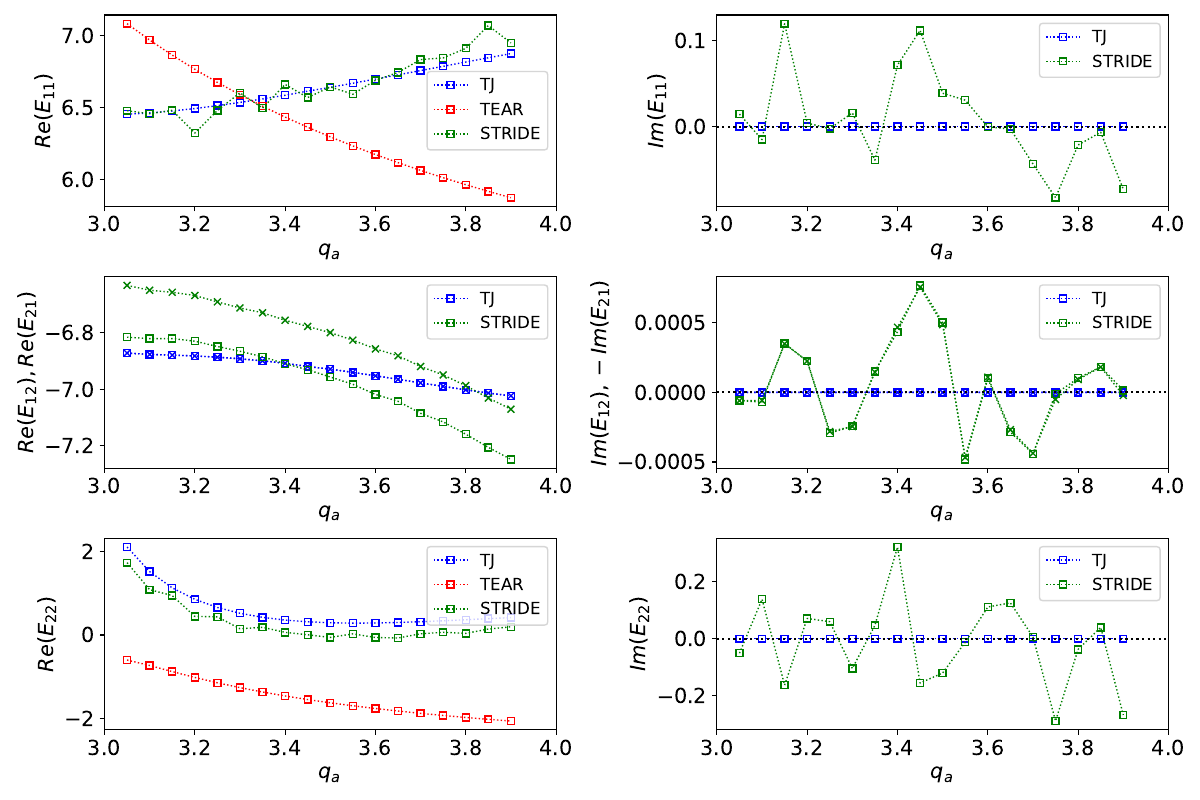

Source code (Python):
import math
import numpy as np
import matplotlib.pyplot as plt

infile = open("Test4.out", "r")

qa = []
qc = []
pc = []
mu = []
ep = []

m1 = []
p1 = []
r1 = []
d1 = []

m2 = []
p2 = []
r2 = []
d2 = []

e11r = []
e11i = []
E11r = []
E11i = []

e12r = []
e12i = []
E12r = []
E12i = []

e21r = []
e21i = []
E21r = []
E21i = []

e22r = []
e22i = []
E22r = []
E22i = []

for line in infile: 

    numbers = line.split()

    c1 = float(numbers[0])
    c2 = float(numbers[1])
    c3 = float(numbers[2])
    c4 = float(numbers[3])
    c5 = float(numbers[4])

    qc.append(c1)
    qa.append(c2)
    pc.append(c3)
    mu.append(c4)
    ep.append(c5)

    c6 = int  (numbers[5])
    c7 = float(numbers[6])
    c8 = float(numbers[7])
    c9 = float(numbers[8])

    m1.append(c6)
    p1.append(c7)
    r1.append(c8)
    d1.append(c9)

    c10 = int  (numbers[9])
    c11 = float(numbers[10])
    c12 = float(numbers[11])
    c13 = float(numbers[12])

    m2.append(c10)
    p2.append(c11)
    r2.append(c12)
    d2.append(c13)

    c15 = float(numbers[14])
    c16 = float(numbers[15])
    c17 = float(numbers[16])
    c18 = float(numbers[17])

    e11r.append(c15)
    e11i.append(c16)
    E11r.append(c17)
    E11i.append(c18)

    c20 = float(numbers[19])
    c21 = float(numbers[20])
    c22 = float(numbers[21])
    c23 = float(numbers[22])

    e12r.append(c20)
    e12i.append(c21)
    E12r.append(c22)
    E12i.append(c23)

    c25 = float(numbers[24])
    c26 = float(numbers[25])
    c27 = float(numbers[26])
    c28 = float(numbers[27])

    e21r.append(c25)
    e21i.append(-c26)
    E21r.append(c27)
    E21i.append(-c28)

    c30 = float(numbers[29])
    c31 = float(numbers[30])
    c32 = float(numbers[31])
    c33 = float(numbers[32])

    e22r.append(c30)
    e22i.append(c31)
    E22r.append(c32)
    E22i.append(c33)

fig = plt.figure (figsize = (12.0, 8.0))
fig.canvas.manager.set_window_title (r'Circular: Zero pressure: q_0=1.1: epsilon_a=0.2')
plt.rc ('xtick', labelsize = 15) 
plt.rc ('ytick', labelsize = 15) 

plt.subplot (3, 2, 1)

plt.xlim (3., 4.)

plt.plot (qa, e11r, color = 'blue',  linewidth = 1, linestyle = 'dotted', marker = 's', fillstyle = 'none', markersize = 5, label = 'TJ')
plt.plot (qa, d1,   color = 'red',   linewidth = 1, linestyle = 'dotted', marker = 's', fillstyle = 'none', markersize = 5, label = 'TEAR')
plt.plot (qa, E11r, color = 'green', linewidth = 1, linestyle = 'dotted', marker = 's', fillstyle = 'none', markersize = 5, label = 'STRIDE')

plt.xlabel (r'$q_a$',        fontsize = "15")
plt.ylabel (r"$Re(E_{11})$", fontsize = "15")
plt.legend (fontsize = "12")

plt.subplot (3, 2, 2)

plt.xlim (3., 4.)

plt.plot (qa, e11i, color = 'blue',  linewidth = 1, linestyle = 'dotted', marker = 's', fillstyle = 'none', markersize = 5, label = 'TJ')
plt.plot (qa, E11i, color = 'green', linewidth = 1, linestyle = 'dotted', marker = 's', fillstyle = 'none', markersize = 5, label = 'STRIDE')

plt.axhline (0., color = 'black', linewidth = 1.5, linestyle = 'dotted')

plt.xlabel (r'$q_a$',        fontsize = "15")
plt.ylabel (r"$Im(E_{11})$", fontsize = "15")
plt.legend (fontsize = "12")

plt.subplot (3, 2, 3)

plt.xlim (3., 4.)

plt.plot (qa, e12r, color = 'blue',  linewidth = 1, linestyle = 'dotted', marker = 's', fillstyle = 'none', markersize = 5, label = 'TJ')
plt.plot (qa, e21r, color = 'blue',  linewidth = 1, linestyle = 'dotted', marker = 'x', fillstyle = 'none', markersize = 5)
plt.plot (qa, E12r, color = 'green', linewidth = 1, linestyle = 'dotted', marker = 's', fillstyle = 'none', markersize = 5, label = 'STRIDE')
plt.plot (qa, E21r, color = 'green', linewidth = 1, linestyle = 'dotted', marker = 'x', fillstyle = 'none', markersize = 5)

plt.xlabel (r'$q_a$',                    fontsize = "15")
plt.ylabel (r"$Re(E_{12}), Re(E_{21})$", fontsize = "15")
plt.legend (fontsize = "12")

plt.subplot (3, 2, 4)

plt.xlim (3., 4.)
plt.plot (qa, e12i, color = 'blue',  linewidth = 1, linestyle = 'dotted', marker = 's', fillstyle = 'none', markersize = 5, label = 'TJ')
plt.plot (qa, e21i, color = 'blue',  linewidth = 1, linestyle = 'dotted', marker = 'x', fillstyle = 'none', markersize = 5)
plt.plot (qa, E12i, color = 'green', linewidth = 1, linestyle = 'dotted', marker = 's', fillstyle = 'none', markersize = 5, label = 'STRIDE')
plt.plot (qa, E21i, color = 'green', linewidth = 1, linestyle = 'dotted', marker = 'x', fillstyle = 'none', markersize = 5)

plt.axhline (0., color = 'black', linewidth = 1.5, linestyle = 'dotted')

plt.xlabel (r'$q_a$',                    fontsize = "15")
plt.ylabel (r"$Im(E_{12}), -Im(E_{21})$", fontsize = "15")
plt.legend (fontsize = "12")

plt.subplot (3, 2, 5)

plt.xlim (3., 4.)

plt.plot (qa, e22r, color = 'blue',  linewidth = 1, linestyle = 'dotted', marker = 's', fillstyle = 'none', markersize = 5, label = 'TJ')
plt.plot (qa, d2,   color = 'red',   linewidth = 1, linestyle = 'dotted', marker = 's', fillstyle = 'none', markersize = 5, label = 'TEAR')
plt.plot (qa, E22r, color = 'green', linewidth = 1, linestyle = 'dotted', marker = 's', fillstyle = 'none', markersize = 5, label = 'STRIDE')

plt.xlabel (r'$q_a$',        fontsize = "15")
plt.ylabel (r"$Re(E_{22})$", fontsize = "15")
plt.legend (fontsize = "12")

plt.subplot (3, 2, 6)

plt.xlim (3., 4.)

plt.plot (qa, e22i, color = 'blue',  linewidth = 1, linestyle = 'dotted', marker = 's', fillstyle = 'none', markersize = 5, label = 'TJ')
plt.plot (qa, E22i, color = 'green', linewidth = 1, linestyle = 'dotted', marker = 's', fillstyle = 'none', markersize = 5, label = 'STRIDE')

plt.axhline (0., color = 'black', linewidth = 1.5, linestyle = 'dotted')

plt.xlabel (r'$q_a$',        fontsize = "15")
plt.ylabel (r"$Im(E_{22})$", fontsize = "15")
plt.legend (fontsize = "12")

plt.tight_layout ()

plt.show ()    
#plt.savefig("Test3.pdf")
